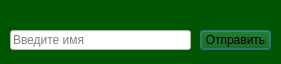
<?xml version="1.0" encoding="UTF-8"?>
<ui version="4.0">
 <class>Dialog</class>
 <widget class="QDialog" name="Dialog">
  <property name="geometry">
   <rect>
    <x>0</x>
    <y>0</y>
    <width>281</width>
    <height>64</height>
   </rect>
  </property>
  <property name="windowTitle">
   <string>Dialog</string>
  </property>
  <property name="styleSheet">
   <string notr="true">background-color: rgb(0, 85, 0);</string>
  </property>
  <widget class="QLineEdit" name="nameLineEdit">
   <property name="geometry">
    <rect>
     <x>10</x>
     <y>30</y>
     <width>181</width>
     <height>20</height>
    </rect>
   </property>
   <property name="styleSheet">
    <string notr="true">background-color: rgb(255, 255, 255);</string>
   </property>
   <property name="placeholderText">
    <string>Введите имя</string>
   </property>
  </widget>
  <widget class="QPushButton" name="confirm">
   <property name="geometry">
    <rect>
     <x>200</x>
     <y>30</y>
     <width>71</width>
     <height>20</height>
    </rect>
   </property>
   <property name="text">
    <string>Отправить</string>
   </property>
  </widget>
 </widget>
 <resources/>
 <connections/>
</ui>
